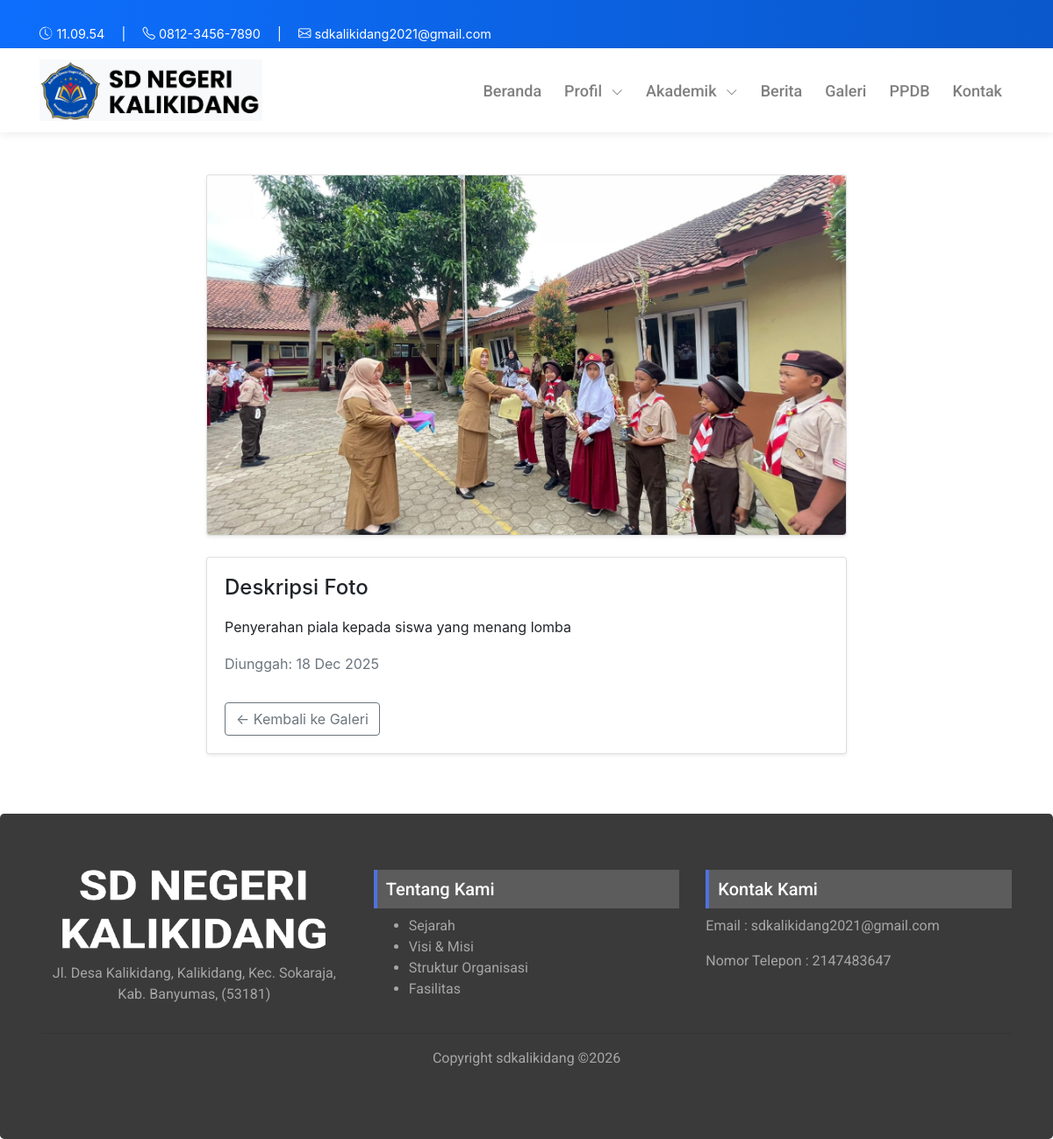
/galeri/detail_foto/23, run on the app's committed database.
### tables this page shows
CREATE TABLE `galeri_foto` (
  `id` int(11) NOT NULL,
  `kategori_id` int(11) NOT NULL,
  `foto` varchar(255) NOT NULL,
  `tanggal_upload` date NOT NULL,
  `deskripsi` text DEFAULT NULL
);

### application/controllers/Galeri.php (called while the page is built, shortened)
<?php
class Galeri extends CI_Controller {
    public function __construct()
    {
        $this->load->model('GaleriKategori_model', 'kategori');
        $this->load->model('GaleriFoto_model', 'foto');
    }
    public function detail_foto($id)
{
    $foto = $this->foto->get_by_id($id);
    $data['title'] = 'Detail Foto';
    $data['foto']  = $foto;
    $data['page']  = 'galeri/galeri_detail_foto';
    $this->load->view('front/layouts/main', $data);
}
}

### index.php (called while the page is built, shortened)
<?php
require_once BASEPATH.'core/CodeIgniter.php';

### application/models/GaleriFoto_model.php (called while the page is built, shortened)
<?php
class GaleriFoto_model extends CI_Model {
    protected $table = 'galeri_foto';
    public function get_by_id($id)
    {
        return $this->db->where('id', $id)->get($this->table)->row();
    }
}

### application/views/front/pages/galeri/galeri_detail_foto.php (the view)
<div class="container py-5">
  <div class="row justify-content-center">
    <div class="col-md-10 col-lg-8">
      <div class="card shadow-sm mb-4">
        <img src="<?= base_url('uploads/galeri/' . $foto->foto); ?>"
             class="img-fluid rounded">
      </div>
      <div class="card shadow-sm">
        <div class="card-body">
          <h4 class="mb-3">Deskripsi Foto</h4>
          <?php if (!empty($foto->deskripsi)) : ?>
            <p style="line-height:1.8;">
              <?= nl2br(htmlspecialchars($foto->deskripsi)); ?>
            </p>
          <?php else : ?>
            <p class="text-muted fst-italic">
              Tidak ada deskripsi.
            </p>
          <?php endif; ?>
          <?php if ($foto->tanggal_upload): ?>
            <p class="text-muted mt-3">
              Diunggah: <?= date('d M Y', strtotime($foto->tanggal_upload)); ?>
            </p>
          <?php endif; ?>
          <a href="<?= site_url('galeri/detail/'.$foto->kategori_id); ?>"
             class="btn btn-outline-secondary mt-3">
            ← Kembali ke Galeri
          </a>
        </div>
      </div>
    </div>
  </div>
</div>

### asset/css/style.css (style rules this page uses)
html, body { overflow-x: hidden !important; }
.card { margin: 0 auto; float: none; margin-bottom: 20px; }

### data on the page
galeri_foto: foto (picture), deskripsi "Penyerahan piala kepada siswa yang menang lomba", tanggal_upload "18 Dec 2025"
